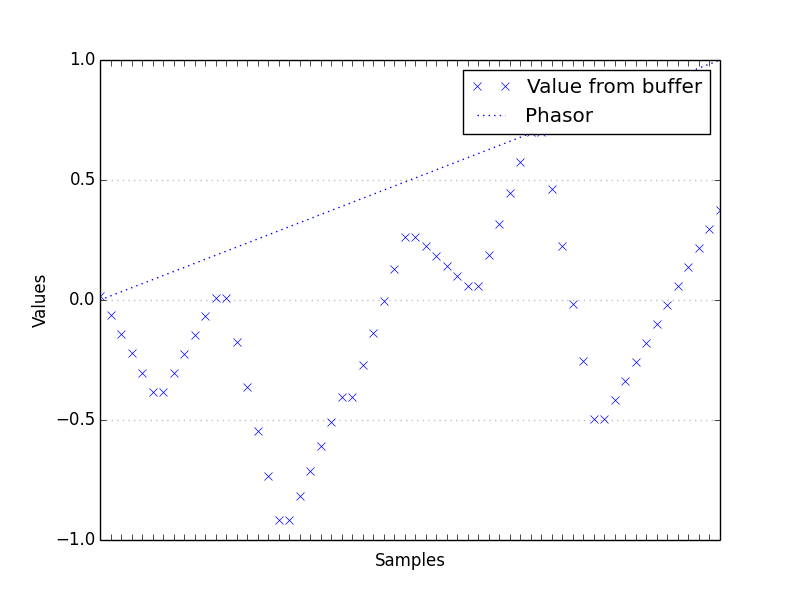

This figure's Python source:
from pippi import dsp
from matplotlib import pyplot as pp

xlen = 60

x = range(xlen)

points = dsp.wavetable('line', xlen) 
rpoints = dsp.breakpoint([ dsp.rand(-1, 1) for i in range(10) ], xlen)

pp.plot(x, rpoints,
    linestyle=' ',
    marker='x',
    color='b',
    label='Value from buffer'
)

pp.plot(x, points,
    linestyle='dotted',
    color='b',
    label='Phasor'
)

pp.xlabel('Samples')
pp.ylabel('Values')
pp.xlim(0, xlen - 1)
pp.xticks(range(xlen), ['' for i in range(xlen)])
pp.ylim(-1, 1)

pp.grid(True, which='major', linewidth=1.0, axis='y', alpha=0.25)

pp.legend()
pp.savefig("phasor.png")
